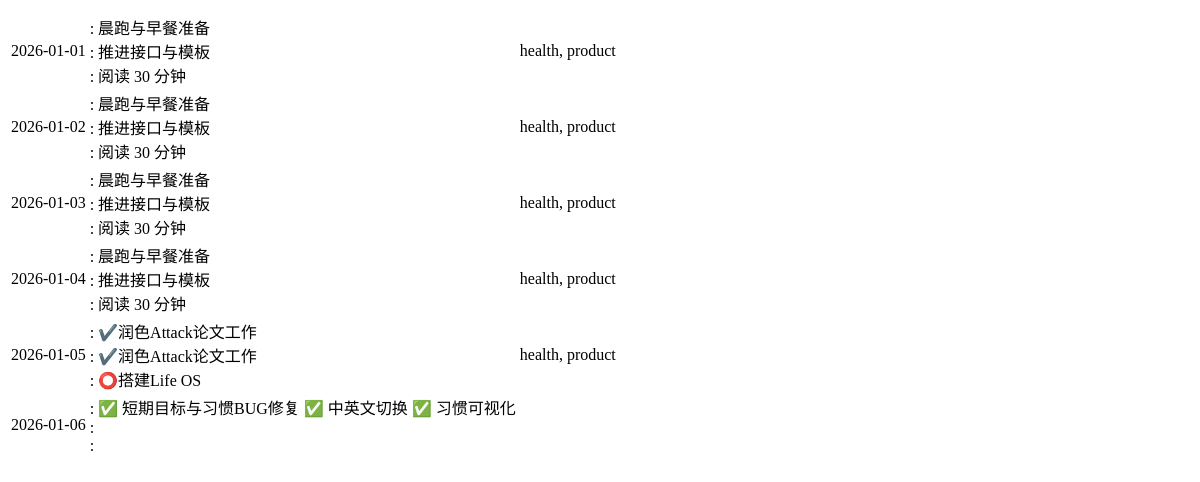
The page /logs/table on the database as committed earlier.
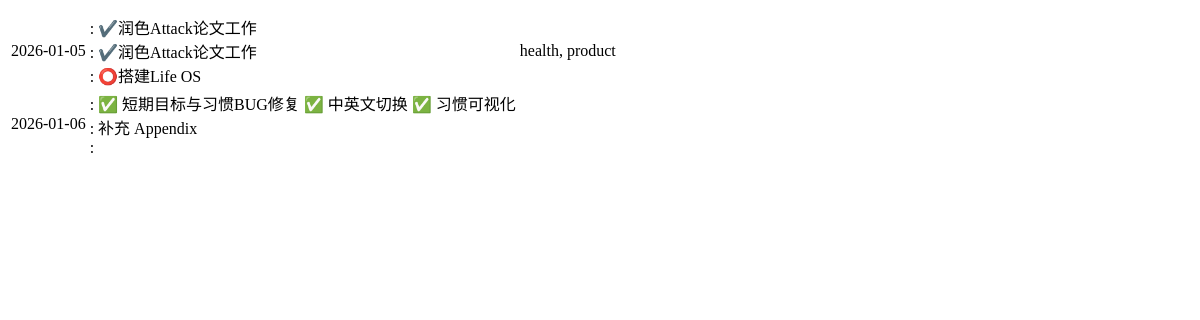
The same page on the database as committed later.
### app/domain/models.py (models this page shows)
class DayLog(SQLModel, table=True):
    id: Optional[int] = Field(default=None, primary_key=True)
    date: date
    period_entries: List[Dict[str, Any]] = Field(
        default_factory=list, sa_column=Column(JSON)
    )
    journal_md: str = Field(default="", sa_column=Column(Text))
    tags: List[str] = Field(default_factory=list, sa_column=Column(JSON))

### app/web/routes.py (the view)
@router.get("/logs/table", response_class=HTMLResponse)
def logs_table(
    request: Request,
    start_date: Optional[str] = None,
    end_date: Optional[str] = None,
    tag: Optional[str] = None,
    plan_item: Optional[str] = None,
) -> Response:
    session = _get_session(request)
    start = _parse_date(start_date, _today() - timedelta(days=6))
    end = _parse_date(end_date, _today())
    logs = session.exec(
        select(DayLog)
        .where(DayLog.date >= start, DayLog.date <= end)
        .order_by(DayLog.date.asc())
    ).all()
    filtered: List[DayLog] = []
    for log in logs:
        if tag and tag not in log.tags:
            continue
        if plan_item:
            plan = session.exec(select(DailyPlan).where(DailyPlan.date == log.date)).first()
            if not plan:
                continue
            items = session.exec(select(PlanItem).where(PlanItem.daily_plan_id == plan.id)).all()
            if not any(plan_item.lower() in item.title.lower() for item in items):
                continue
        filtered.append(log)
    return templates.TemplateResponse(
        "partials/log_table.html",
        {
            "request": request,
            "logs": filtered,
            "start_date": start,
            "end_date": end,
            "plan_item": plan_item or "",
            "period_labels": _period_labels(),
        },
    )

### app/web/templates/partials/log_table.html (shortened to what this page needs)
<div class="overflow-x-auto">
  <table class="min-w-full text-sm">
    <thead class="text-left text-slate-500">
      <tr>
        <th class="py-2 pr-4" data-i18n="log_table.date"></th>
        <th class="py-2 pr-4" data-i18n="log_table.summary"></th>
        <th class="py-2 pr-4" data-i18n="log_table.tags"></th>
        <th class="py-2" data-i18n="log_table.actions"></th>
      </tr>
    </thead>
    <tbody class="divide-y divide-slate-100">
      {% for log in logs %}
        <tr>
          <td class="py-2 pr-4">{{ log.date }}</td>
          <td class="py-2 pr-4">
            {% for entry in log.period_entries %}
              <div class="text-xs text-slate-600">
                <span data-i18n="{{ period_labels.get(entry.period, entry.period) }}"></span>: {{ entry.text[:30] }}
              </div>
            {% endfor %}
          </td>
          <td class="py-2 pr-4 text-xs text-slate-500">{{ log.tags|join(", ") }}</td>
          <td class="py-2">
          </td>
        </tr>
      {% endfor %}
    </tbody>
  </table>
</div>

Rows that differ between the two databases and show on the page:
removed DayLog: date "2026-01-01", text "晨跑与早餐准备" "推进接口与模板" "阅读 30 分钟", tags "health, product"
removed DayLog: date "2026-01-02", text "晨跑与早餐准备" "推进接口与模板" "阅读 30 分钟", tags "health, product"
removed DayLog: date "2026-01-03", text "晨跑与早餐准备" "推进接口与模板" "阅读 30 分钟", tags "health, product"
removed DayLog: date "2026-01-04", text "晨跑与早餐准备" "推进接口与模板" "阅读 30 分钟", tags "health, product"
Other text that changed with them:
new list line: ": 补充 Appendix"
